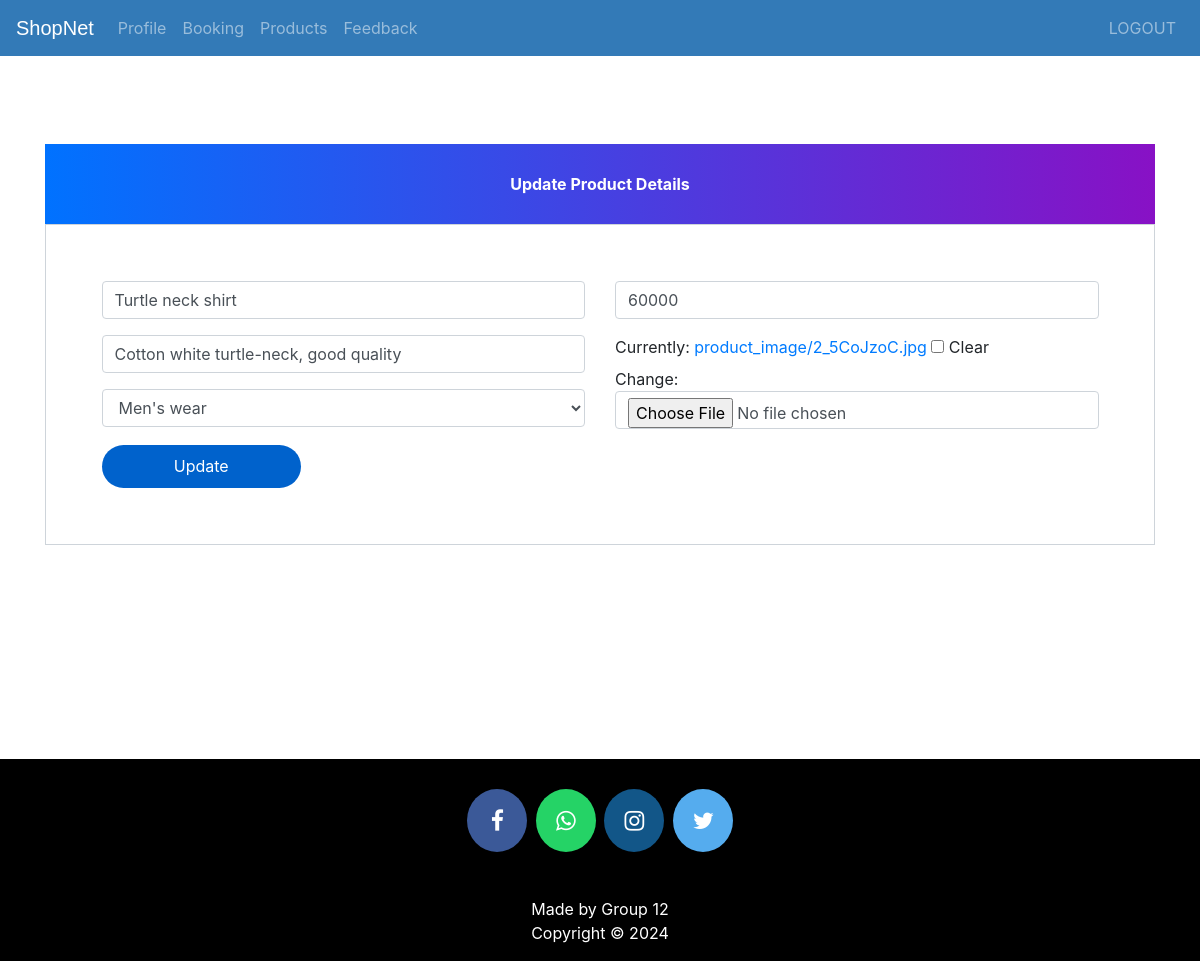
Page /update-product/3 (signed in) on the earlier database version.
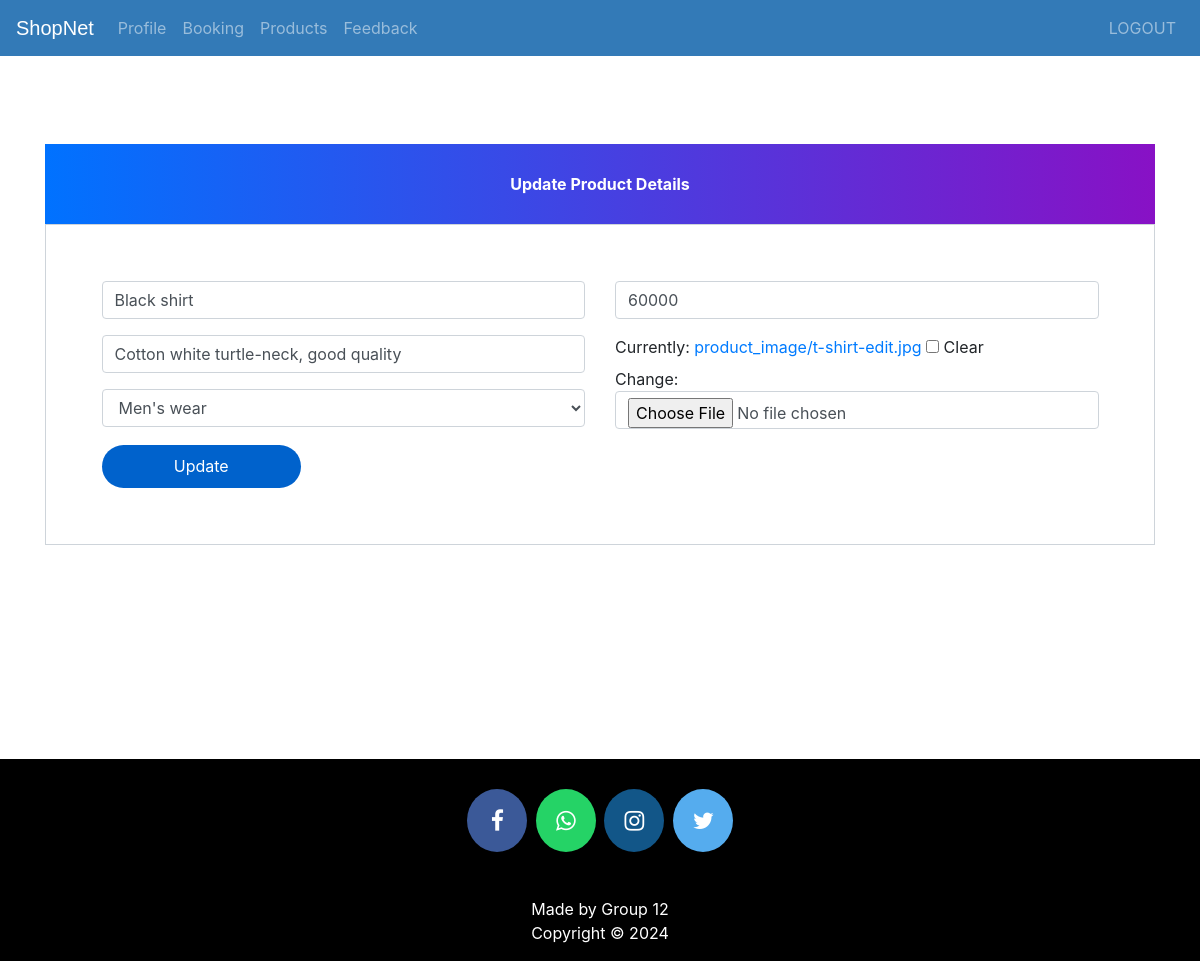
Same page on the later database version.
### business/models.py (models this page shows, shortened)
class Product(models.Model):
    business=models.ForeignKey(Business,on_delete=models.CASCADE)
    name=models.CharField(max_length=40)
    category=models.ForeignKey(Category,on_delete=models.CASCADE)
    product_image= models.ImageField(upload_to='product_image/',null=True,blank=True)
    price = models.PositiveIntegerField()
    description=models.CharField(max_length=40,null=True,blank=True)

### business/views.py (the view)
# urls.py: path('update-product/<int:pk>', business_update_product_view,name='business-update-product'),
@login_required(login_url='businesslogin')
def business_update_product_view(request,pk):
    product=get_object_or_404(Product,id=pk, business__user=request.user)
    productForm=ProductForm(instance=product)
    if request.method=='POST':
        productForm=ProductForm(request.POST,request.FILES,instance=product)
        if productForm.is_valid():
            productForm.save()
            return redirect('business-products')
    return render(request,'business/business_update_product.html',{'productForm':productForm})

### business/forms.py
class ProductForm(forms.ModelForm):
    class Meta:
        model=models.Product
        fields=['name','category','price','description','product_image']

### business/models.py (called while the page is built)
    def __str__(self):
        return self.title

### business/templates/business/business_update_product.html (shortened to what this page needs)
{% extends 'business/admin_base.html' %}
{% load widget_tweaks %}
{% block content %}
<head>
  <link href="//maxcdn.bootstrapcdn.com/bootstrap/4.1.1/css/bootstrap.min.css" rel="stylesheet" id="bootstrap-css">
</head>
<br><br><br><br><br><br>
<form method="post" enctype="multipart/form-data">
  <div class="container register-form">
    <div class="form">
      <div class="note">
        <p>Update Product Details</p>
      </div>
      <div class="form-content">
        <div class="row">
          <div class="col-md-6">
            <div class="form-group">
              {% render_field productForm.name class="form-control" placeholder="Product Name" %}
            </div>
            <div class="form-group">
              {% render_field productForm.description class="form-control" placeholder="Description" %}
            </div>
            <div class="form-group">
              {% render_field productForm.category class="form-control" placeholder="Category" %}
            </div>
          </div>
          <div class="col-md-6">
            <div class="form-group">
              {% render_field productForm.price class="form-control" placeholder="Price" %}
            </div>
            <div class="form-group">
              {% render_field productForm.product_image class="form-control" placeholder="product_image" %}
            </div>
          </div>
        </div>
        <button type="submit" class="btnSubmit">Update</button>
      </div>
    </div>
  </div>
</form>
{% endblock content %}

Differences in the rows shown:
changed Product "Cotton white turtle-neck, good quality": name "Turtle neck shirt" → "Black shirt"
Other differences:
text no longer shown: "Currently: product_image/2_5CoJzoC.jpg Clear Change:"
text now shown: "Currently: product_image/t-shirt-edit.jpg Clear Change:"
